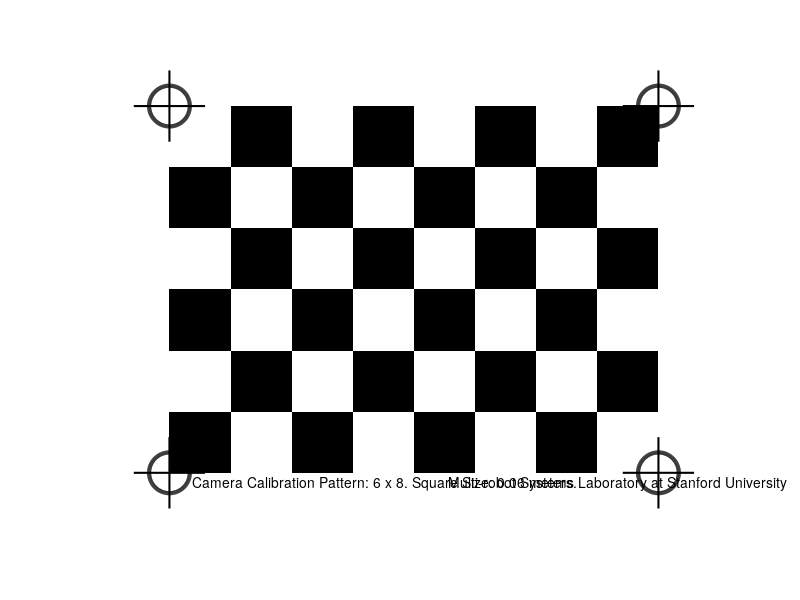

The MATLAB script that drew this image:
%--------------------------------------------------------------------------
%
% File Name:      generateCalibrationBoard.m
% Date Created:   2018/12/13
% Date Modified:  2018/12/13
%
% Author:         Eric Cristofalo
% Contact:        eric.cristofalo@gmail.com
%
% Description:    
%
%--------------------------------------------------------------------------

%% Inputs

board_size = [6,8];
square_size = 0.06; % meters
border_size = 0.06; % in pixels
dpi = 200;

plot_optitrack_circles = true;
plot_optitrack_crosshairs = true;
plot_chessboard_type_string = true;
save_image = false;

square_size_pixels = ceil(square_size*39.3701*dpi); % in pixels
border_size_pixels = ceil(border_size*39.3701*dpi); % in pixels
resolution = square_size_pixels*board_size + 2*border_size_pixels;


%% Generate Calibration Pattern

% Generate Chessboard
image = ones(resolution)*255;
chess_pixel_width = (0:board_size(1,2))*square_size_pixels + border_size_pixels;
chess_pixel_height = (0:board_size(1,1))*square_size_pixels + border_size_pixels;
square_ind_rows = 0;
square_ind = 0;
figure(1); clf(1); imshow(image); hold on;
for i = 1:board_size(1,2)
   
   % Flip Color of Top Row
   if ( square_ind_rows )
      square_ind_rows = 0;
      square_ind = 1;
   else
      square_ind_rows = 1;
      square_ind = 0;
   end
   
   % Generate Color Square
   for j = 1:board_size(1,1)
      if ( square_ind )
         % OpenCV Method
%          image(...
%             chess_pixel_height(j):chess_pixel_height(j+1)-1, ...
%             chess_pixel_width(i):chess_pixel_width(i+1)-1   ) = 0;
         % MATLAB Method
         rectangle('Position',...
            [chess_pixel_width(i),chess_pixel_height(j) square_size_pixels square_size_pixels],...
            'FaceColor',[0,0,0],'EdgeColor','none')
         square_ind = 0;
      else
         square_ind = 1;
      end
   end

end

% Add Optitrack Marker Positions
corner_poses = [1,1,0;
                1,board_size(1,2)+1,0
                board_size(1,1)+1,1,0;
                board_size(1,1)+1,board_size(1,2)+1,0];
for i = 1:size(corner_poses,1)
   % Find Center
   ind_h = corner_poses(i,1);
   ind_w = corner_poses(i,2);
   center = [chess_pixel_width(ind_w),...
             chess_pixel_height(ind_h)];
   % Plot Circle
   radius = square_size_pixels/3;
   thickness = 20;
   if (plot_optitrack_circles)
%       % OpenCV Method
%       image = cv.circle(image, center, radius, ...
%                         'Color',[255,255,255]*corner_poses(i,3), ...
%                         'Thickness',thickness);
      % MATLAB Method
      theta = 0:pi/100:2*pi;
      x_circle = radius*cos(theta) + center(1,1);
      y_circle = radius*sin(theta) + center(1,2);
      plot(x_circle, y_circle,...
         'Color',[1,1,1]*corner_poses(i,3),...
         'LineWidth',3);
   end
   % Plot Crosshairs
   if (plot_optitrack_crosshairs)
      length = radius + square_size_pixels/4;
      dir_small = [+1,0;0,+1];
      dir_large = [-1,0;0,-1];
      for j = 1:2
%          % OpenCV Method
%          image = cv.line(image, ...
%                          center+dir_small(j,:)*length, center+dir_large(j,:)*length,...
%                          'Color',[255,255,255]*corner_poses(i,3),...
%                          'Thickness',thickness/2);
         % MATLAB Method
         plot_line = [center+dir_small(j,:)*length; center+dir_large(j,:)*length];
         plot(plot_line(:,1), plot_line(:,2),...
            'Color',[1,1,1]*corner_poses(i,3),'LineWidth',1.5)
      end
   end
end

% Plot Text on Image of Chessboard Type
if (plot_chessboard_type_string)
   string_text = ['Camera Calibration Pattern: ',num2str(board_size(1,1)),' x '...
                  num2str(board_size(1,2)),'. Square Size: ', ...
                  num2str(square_size),' meters.'];
   height_offset = 80;
% 	% OpenCV Method
%    bottom_left_pixel = [chess_pixel_width(1,1),chess_pixel_height(1,end)+100];
%    image = cv.putText(image, string_text, bottom_left_pixel,...
%                       'FontFace','HersheyDuplex',...
%                       'FontScale',3,...
%                       'Thickness',3,...
%                       'BottomLeftOrigin',false);
   % MATLAB Method
   mid_left_pixel = [chess_pixel_width(1,1)+180,chess_pixel_height(1,end)+height_offset];
   text(mid_left_pixel(1,1),mid_left_pixel(1,2),string_text,'FontName','Helvetica Neue')
   % MSL Text
   string_text = ['Multi-robot Systems Laboratory at Stanford University'];
   mid_left_pixel = [2630,chess_pixel_height(1,end)+height_offset];
   text(mid_left_pixel(1,1),mid_left_pixel(1,2),string_text,'FontName','Helvetica Neue')
end

% Plot Image
hold off;

% Save Image
if ( save_image )
   saveFigures('FigureRange',1,'Names',{'chessboard'},'Extension','pdf');
end

